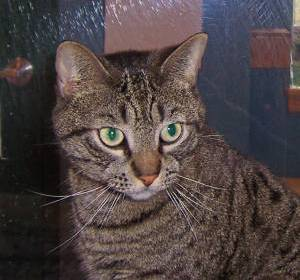
#> input picture 4-OpenCV Morpological Analysis, Kernel, Gradient/cat.1.jpg, 300 x 280 px, given in place of cat.jpg, which was not available
$ jupyter execute morphologi-analysis.ipynb   (shell and % lines are left out)
#> lines starting #> are read from the running program, lines starting #| are printed output that depends on the picture; after the words box and inside, x2 and y2 are one past the last pixel; in counts of white or black regions, pixels touching at a corner belong together; pictures that were not available may be replaced by others from this repository, and a replacement may not be noted
[cell 1]
import cv2
import matplotlib.pyplot as plt
from skimage.exposure import rescale_intensity
import numpy as np
import warnings
warnings.filterwarnings("ignore")

[cell 2]
def catimageShow(imageTitle, image):
    imageVariable = cv2.cvtColor(image, cv2.COLOR_BGR2RGB)
    plt.figure(figsize=(4, 2))
    plt.imshow(imageVariable)
    plt.title(imageTitle)
    plt.show()

[cell 3]
def conv(image, kernel):
    imageH, imageW = image.shape[:2]
    kernelH, kernelW = kernel.shape[:2]

    padding = (kernelW-1) // 2

    image = cv2.copyMakeBorder(image,
                              padding, padding,
                              padding, padding,
                              cv2.BORDER_REFLECT)


    outputmask = np.zeros((imageH, imageW), dtype= "float32")


    for y in np.arange(padding, imageH+padding):
        for x in np.arange(padding, imageW+padding):
            # ROI --> Region if Interest
            roi = image[y - padding:y+padding+1,
                       x - padding: x+padding+1]
            k = (roi*kernel).sum()
            outputmask[y-padding, x-padding] = k


    outputmask = rescale_intensity(outputmask, in_range = (0, 255))
    outputmask = (outputmask*255).astype("uint8")

    return outputmask

[cell 4]
imageArgs = {"image":"../input/catimagedatas/cat.jpg"}

[cell 5]
imageSamllBlur = np.ones((7, 7), dtype ="float")*(1.0/(7*7))
imageLargeBlur = np.ones((21, 21), dtype ="float")*(1.0/(21*21))

[cell 6]
sharpen = np.array([[0, -1, 0],
          [-1, 5, -1],
          [0, -1, 0]], dtype = "int")

[cell 7]
image  = cv2.imread(imageArgs["image"])
#> image is the input picture: shape (280, 300, 3); mean B, G, R 68, 68.3, 78.8
grayimage = cv2.cvtColor(image, cv2.COLOR_BGR2GRAY)

[cell 8]
print("Image information {}".format(image.shape))
#| Image information (280, 300, 3)
print("\nImage information {}".format(grayimage.shape))
#| Image information (280, 300)

[cell 9]
convImage = conv(image, sharpen)
#> after the loop in conv, `for y in np.arange(padding, imageH+padding):`:
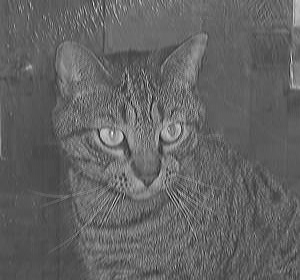
#> outputmask: shape (280, 300) float32; min -418, max 1096, mean 174.3; drawn with min black and max white
#> in conv, `outputmask = rescale_intensity(outputmask, in_range = (0, 255))`:
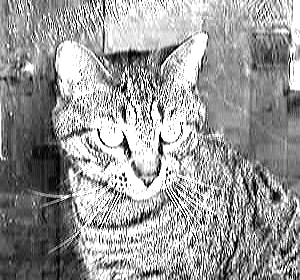
#> outputmask: shape (280, 300) float32; min 0, max 1, mean 0.603
filtersOnImage = cv2.filter2D(grayimage, -1, sharpen)
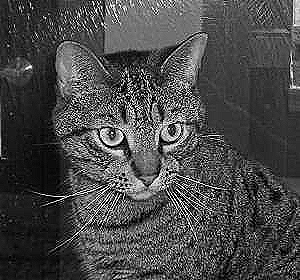
#> filtersOnImage: shape (280, 300); min 0, max 255, mean 73.6

[cell 10]
catimageShow("Gray Image", grayimage)
catimageShow("filter Image", filtersOnImage)
catimageShow("Conv Image", convImage)

[cell 11]
emboss = np.array([[-2, 1, 0],
          [-1, 1, 1],
          [0, 1, 2]], dtype = "int")

[cell 12]
emboosImage = conv(image, emboss)
#> after the loop in conv (call 2), `for y in np.arange(padding, imageH+padding):`:
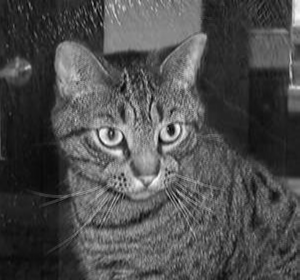
#> outputmask: shape (280, 300) float32; min 10, max 2309, mean 713.2; drawn with min black and max white
#> in conv (call 2), `outputmask = rescale_intensity(outputmask, in_range = (0, 255))`:
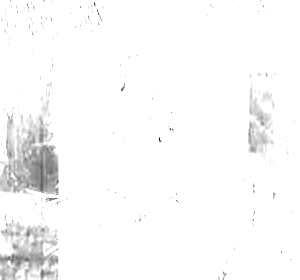
#> outputmask: shape (280, 300) float32; min 0.0392, max 1, mean 0.977
filtersOnImage = cv2.filter2D(grayimage, -1, emboss)
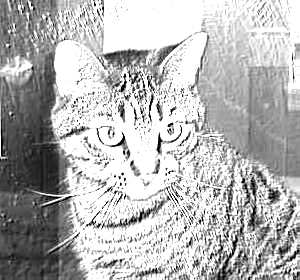
#> filtersOnImage: shape (280, 300); min 0, max 255, mean 181.5

[cell 13]
catimageShow("Gray Image", grayimage)
catimageShow("filter Image", filtersOnImage)
catimageShow("Conv Image", emboosImage)

[cell 14]
imageText = image.copy()
textonimage = "This is Cat"
imageCoor = (45, 90)
cv2.putText(imageText, textonimage, imageCoor, fontFace = cv2.FONT_HERSHEY_COMPLEX,
           fontScale= 1.0,
           color = (0, 255, 0))
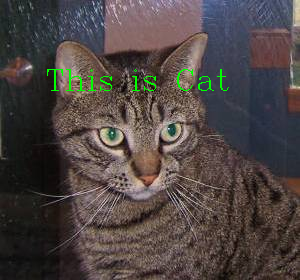
#> imageText: shape (280, 300, 3); 0.69% of pixels changed, all inside (x1, y1, x2, y2) = (47, 69, 229, 91)
catimageShow("Cat Image", imageText)
#cv2.waitKey(0)
#cv2.destroyWindow("Cat Image")

image = cv2.cvtColor(imageText, cv2.COLOR_BGR2RGB)
plt.subplot(111)
plt.imshow(image)
plt.title("Image of Cat")

[cell 15]
imageText = image.copy()
imageCoor1 = (45, 150)
imageCoor2 = (60, 190)
cv2.rectangle(imageText, imageCoor1, imageCoor1,thickness = 3, color = (0, 255, 0))
#> imageText: shape (280, 300, 3); mean R, G, B 78.1, 69.5, 67.4
image = cv2.cvtColor(imageText, cv2.COLOR_BGR2RGB)
#> image: shape (280, 300, 3)
plt.subplot(111)
plt.imshow(image)
plt.title("Image of Cat")

[cell 16]
image=  cv2.imread(imageArgs["image"])
imageGray = cv2.cvtColor(image, cv2.COLOR_BGR2GRAY)
catimageShow("Gray Image ",imageGray)
for i in range(0, 3):
    imageEroded = cv2.erode(imageGray, None, iterations = i+1)
    catimageShow("Image Eroded number is {}".format(i+1), imageEroded)
#> this loop made 3 passes
#> pass 1, `imageEroded = cv2.erode(imageGray, None, iterations = i+1)`:
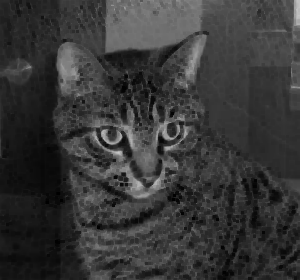
#> imageEroded: shape (280, 300); min 0, max 199, mean 55.2

[cell 17]
image=  cv2.imread(imageArgs["image"])
imageGray = cv2.cvtColor(image, cv2.COLOR_BGR2GRAY)
catimageShow("Gray Image ",imageGray)
for i in range(0, 3):
    imageDilated= cv2.dilate(imageGray, None, iterations = i+1)
    catimageShow("Image Eroded number is {}".format(i+1), imageDilated)
#> this loop made 3 passes
#> pass 1, `imageDilated= cv2.dilate(imageGray, None, iterations = i+1)`:
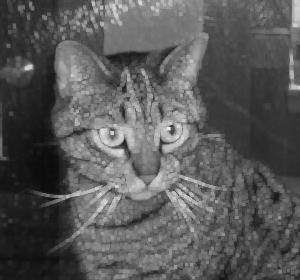
#> imageDilated: shape (280, 300); min 10, max 237, mean 88.8

[cell 18]
image=  cv2.imread(imageArgs["image"])
imageGray = cv2.cvtColor(image, cv2.COLOR_BGR2GRAY)
kernelSize = [(3, 3),
             (5, 5),
              (7, 7)]

#catimageShow("Gray Image ",imageGray)
for i in kernelSize:
    k= cv2.getStructuringElement(cv2.MORPH_RECT, i)
    mo = cv2.morphologyEx(imageGray, cv2.MORPH_OPEN, k)
    catimageShow("Opening Info : ({}, {})".format(kernelSize[0], kernelSize[1]), mo)

#     imageEroded = cv2.erode(imageGray, None, iterations = i+1)
#     catimageShow("Image Eroded number is {}".format(i+1), imageEroded)

[cell 19]
image=  cv2.imread(imageArgs["image"])
imageGray = cv2.cvtColor(image, cv2.COLOR_BGR2GRAY)
kernelSize = [(3, 3),
             (5, 5),
              (7, 7)]

#catimageShow("Gray Image ",imageGray)
for i in kernelSize:
    k= cv2.getStructuringElement(cv2.MORPH_RECT, i)
    mo = cv2.morphologyEx(imageGray, cv2.MORPH_CLOSE, k)
    catimageShow("Opening Info : ({}, {})".format(kernelSize[0], kernelSize[1]), mo)
#> this loop made 3 passes
#> k on pass 1: [[1, 1, 1], [1, 1, 1], [1, 1, 1]]

#     imageEroded = cv2.erode(imageGray, None, iterations = i+1)
#     catimageShow("Image Eroded number is {}".format(i+1), imageEroded)

[cell 20]
image=  cv2.imread(imageArgs["image"])
imageGray = cv2.cvtColor(image, cv2.COLOR_BGR2GRAY)
kernelSize = [(3, 3),
             (5, 5),
              (7, 7),
             (11, 11)]

#catimageShow("Gray Image ",imageGray)
for i in kernelSize:
    #print(i)
    k= cv2.getStructuringElement(cv2.MORPH_RECT, i)
    mo = cv2.morphologyEx(imageGray, cv2.MORPH_GRADIENT, k)
    catimageShow("Opening Info : {}".format(i), mo)
#> this loop made 4 passes
#> pass 2, `mo = cv2.morphologyEx(imageGray, cv2.MORPH_GRADIENT, k)`:
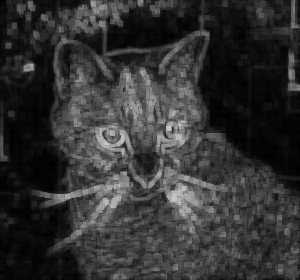
#> mo: shape (280, 300); min 0, max 205, mean 50.6

#     imageEroded = cv2.erode(imageGray, None, iterations = i+1)
#     catimageShow("Image Eroded number is {}".format(i+1), imageEroded)
